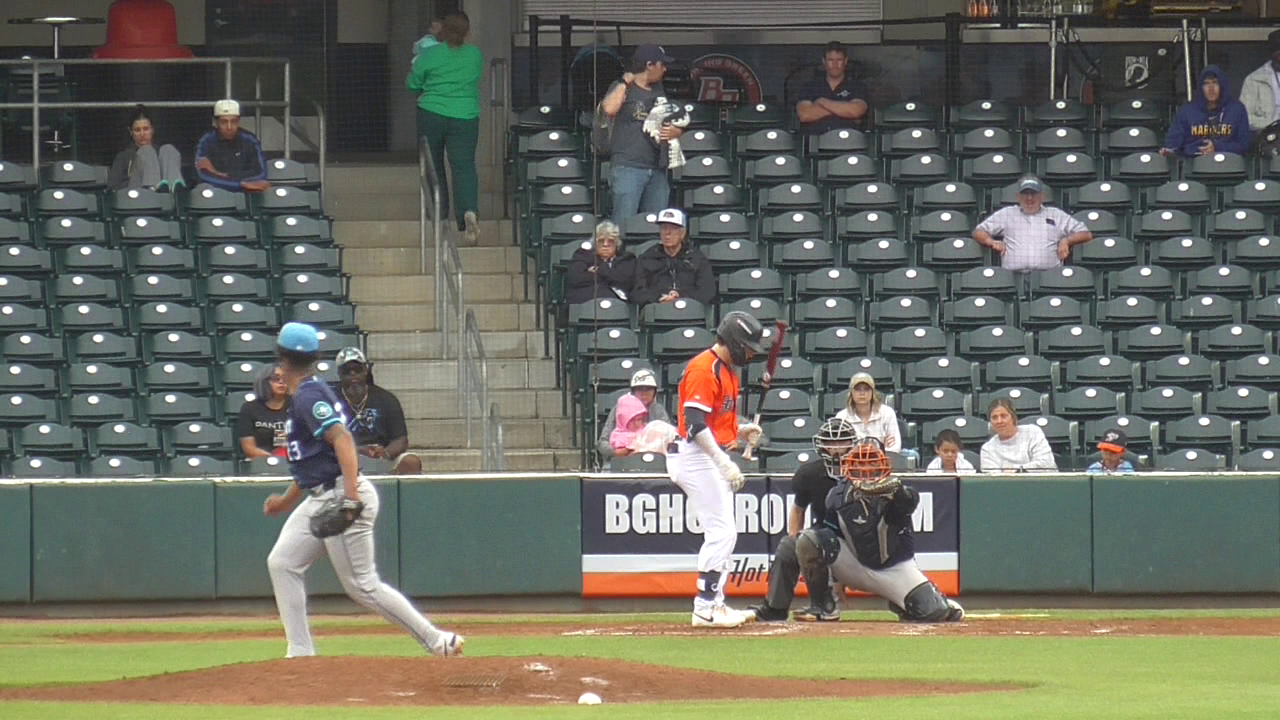
#> input picture data/yolo/images/train/ogando_ff_1_catch_f112.png, 1280 x 720 px
$ python -i glove_track.py   (imports and definitions only)
#> lines starting #> are read from the running program, lines starting #| are printed output that depends on the picture; after the words box and inside, x2 and y2 are one past the last pixel; in counts of white or black regions, pixels touching at a corner belong together
#> further down, picture is the input picture: shape (720, 1280, 3); mean B, G, R 96.5, 108.3, 106.9
"""Orange catcher's-mitt detector (color + motion), the Method-B proposer.

Classical detector used to PROPOSE the mitt center so a human only nudges it in
the annotation tool, and as a fallback before the trained YOLO model exists. The
mitt is a distinct tan/orange against a busy background (orange fans, wall
padding, Astros gear), so we gate the color mask by motion vs a quiet reference
frame and restrict to a catcher region of interest.

cv2 + numpy are imported lazily so importing this module stays light.
"""
from __future__ import annotations

from dataclasses import dataclass

from .miss_methodb import GlovePx

# HSV range for the tan/orange leather mitt (OpenCV H in 0-179).
HSV_LO = (8, 90, 90)
HSV_HI = (30, 255, 255)


@dataclass
class ROI:
    """Catcher region as fractions of frame width/height."""
    x0: float = 0.55
    x1: float = 0.82
    y0: float = 0.45
    y1: float = 0.90

    def px(self, w: int, h: int) -> tuple[int, int, int, int]:
        return (int(w * self.x0), int(w * self.x1),
                int(h * self.y0), int(h * self.y1))


def detect_mitt(frame, ref_frame=None, roi: ROI | None = None,
                motion_thresh: int = 40, min_area: int = 40) -> GlovePx | None:
    """Return the proposed mitt GlovePx in a BGR (or RGB) frame, or None.

    If `ref_frame` is given, the color mask is AND-ed with a motion mask
    (abs-diff > motion_thresh) to suppress static orange background. `diameter_px`
    is 2*minEnclosingCircle radius of the largest surviving blob.
    """
#> called with motion_thresh = 40, min_area = 40
    import cv2
    import numpy as np

    roi = roi or ROI()
    h, w = frame.shape[:2]
#> h = 720; w = 1280
    x0, x1, y0, y1 = roi.px(w, h)
#> x0 = 704; x1 = 1049; y0 = 324; y1 = 648
    sub = frame[y0:y1, x0:x1]
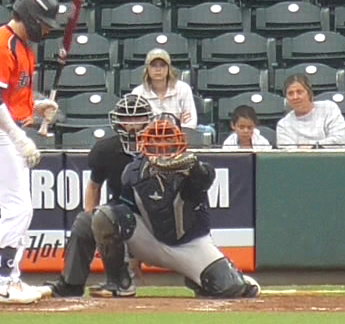
#> sub: shape (324, 345, 3); mean B, G, R 114.5, 122.8, 128.9
    hsv = cv2.cvtColor(sub, cv2.COLOR_BGR2HSV)
#> hsv: shape (324, 345, 3); mean H, S, V 65, 46, 135.3
    mask = cv2.inRange(hsv, HSV_LO, HSV_HI)
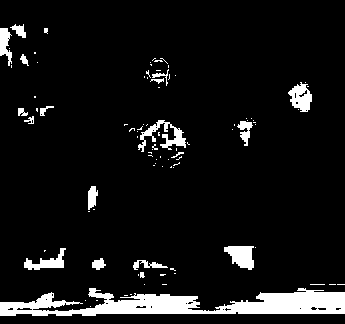
#> mask: shape (324, 345); 7.9% white; 92 white regions (72 under 20 px), largest, box (x1, y1, x2, y2) and area: (0, 288, 345, 316) 5286, (138, 120, 186, 152) 547, (224, 246, 254, 270) 492
    if ref_frame is not None:
        ref = ref_frame[y0:y1, x0:x1]
        diff = cv2.absdiff(sub, ref).sum(2).astype("uint8")
        motion = (diff > motion_thresh).astype("uint8") * 255
        mask = cv2.bitwise_and(mask, motion)
    mask = cv2.morphologyEx(mask, cv2.MORPH_CLOSE, np.ones((7, 7), np.uint8))
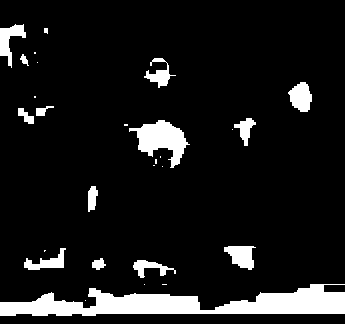
#> mask: shape (324, 345); 9.8% white; 28 white regions (13 under 20 px), largest, box (x1, y1, x2, y2) and area: (0, 284, 345, 316) 6041, (129, 120, 190, 168) 1405, (288, 82, 312, 112) 503
    mask = cv2.morphologyEx(mask, cv2.MORPH_OPEN, np.ones((3, 3), np.uint8))
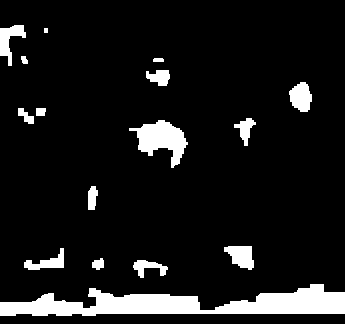
#> mask: shape (324, 345); 9.6% white; 16 white regions

    cnts, _ = cv2.findContours(mask, cv2.RETR_EXTERNAL, cv2.CHAIN_APPROX_SIMPLE)
#> cnts = 16 contours, 1 with area under 20; largest, box (x1, y1, x2, y2) and area: (0, 284, 345, 316) 5606, (129, 120, 188, 168) 1296, (289, 82, 312, 112) 457, (224, 246, 254, 270) 444, (0, 25, 26, 66) 417
    if not cnts:
        return None
    c = max(cnts, key=cv2.contourArea)
#> c = contour of 117 points, box (x1, y1, x2, y2) (0, 284, 345, 316), area 5606
    if cv2.contourArea(c) < min_area:
        return None
    (cx, cy), r = cv2.minEnclosingCircle(c)
#> cx = 172; cy = 303.5; r = 172.4
    return GlovePx(cx=x0 + cx, cy=y0 + cy, diameter_px=2 * r)


def quiet_reference(frames: list, index: int = 60):
    """Pick a low-motion reference frame (catcher set, pre-delivery)."""
    return frames[min(index, len(frames) - 1)]

>>> import cv2
>>> picture = cv2.imread('../data/yolo/images/train/ogando_ff_1_catch_f112.png')
>>> result = detect_mitt(picture)

$ run again, on data/yolo/images/train/ogando_ff_1_setup_f88.png
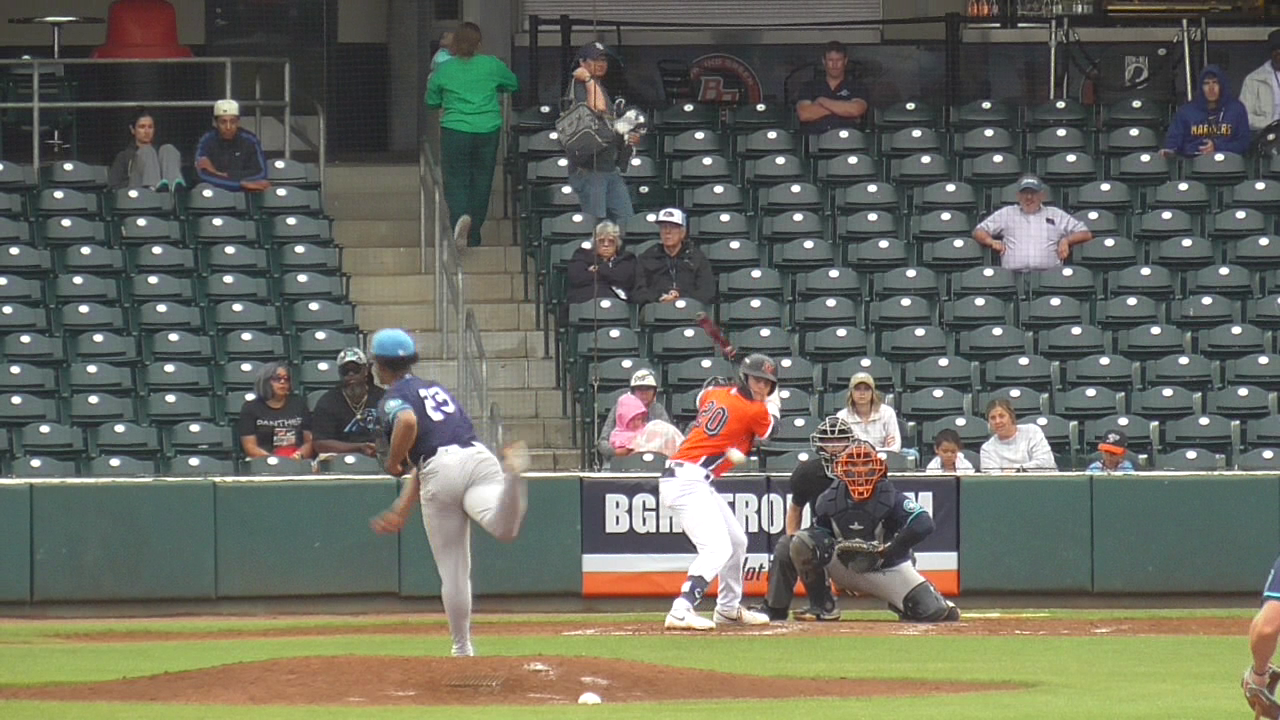
#> input picture data/yolo/images/train/ogando_ff_1_setup_f88.png, 1280 x 720 px
#> picture is the input picture: shape (720, 1280, 3); mean B, G, R 93.9, 105.3, 104.1
#> in detect_mitt, `sub = frame[y0:y1, x0:x1]`:
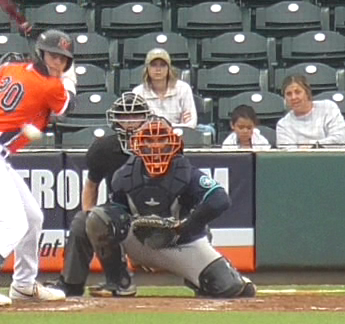
#> sub: shape (324, 345, 3); mean B, G, R 111.9, 120, 127.2
#> hsv: shape (324, 345, 3); mean H, S, V 65.8, 48, 133.7
#> in detect_mitt, `mask = cv2.morphologyEx(mask, cv2.MORPH_OPEN, np.ones((3, 3), np.uint8))`:
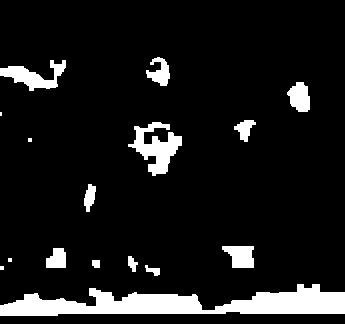
#> mask: shape (324, 345); 9.7% white; 16 white regions (4 under 20 px)
#> cnts = 16 contours, 4 with area under 20; largest, box (x1, y1, x2, y2) and area: (0, 284, 345, 316) 5720, (128, 122, 182, 176) 1189, (0, 60, 66, 91) 789, (222, 246, 254, 268) 484, (287, 82, 310, 112) 456
#> c = contour of 123 points, box (x1, y1, x2, y2) (0, 284, 345, 316), area 5720
#> cx = 172; cy = 303.5; r = 172.4
